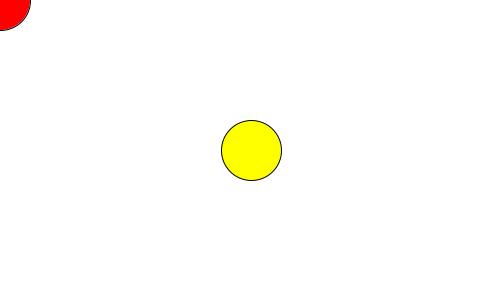
Frame 1 (no input)
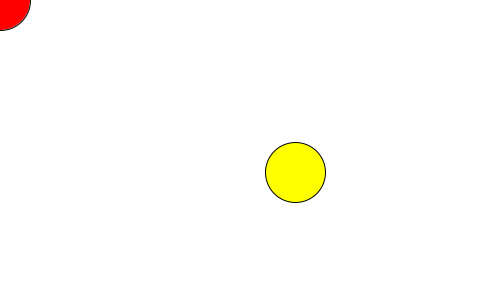
Frame 60 (the mouse pressed at the canvas centre just before this capture)
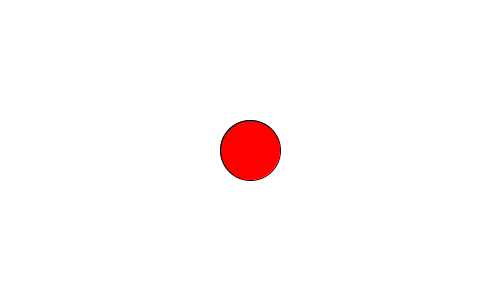
Frame 120 (the mouse held since frame 60 and released just before this capture)

The Processing sketch that drew these frames (run headless with seeded random() and noise(); from frame 60 on, the mouse is pressed at the canvas centre):

// Processing sketch: week14_5_airhocky_part5_friction
// ── week14_5_airhocky_part5_friction.pde
// week14_5_airhocky_part5_friction
// 修改自 week14_4_airhocky_part4_mouse_move_velocity
// 把手的速度,也考慮進去
void setup(){
  size(500,300);
}
float x = 250, y = 150, vx = 1, vy = 0.5;
void draw(){
  background(255);
  float x2 = x+vx, y2 = y+vy;
  if(x2<30 || x2>470) vx = -vx;
  if(y2<30 || y2>270) vy = -vy;
  x += vx;
  y += vy;
  vx *= 0.99; // friction 摩擦力,讓速度變慢
  vy *= 0.99;
  fill(#ffff00); ellipse(x, y, 60, 60);
  fill(#ff0000); ellipse(mouseX, mouseY, 60,60);
  if(dist(x,y,mouseX,mouseY)<60) {
    line(x,y, mouseX, mouseY); // 輔助線
    float dx = x - mouseX; // 推的方向
    float dy = y - mouseY; // 推的方向(法向量N)
    PVector N = new PVector(dx,dy).normalize(); // 單位法向量 Normal
    float nx = N.x, ny = N.y; 
    PVector v = new PVector(vx,vy);
    PVector mm = new PVector(mouseX-pmouseX, mouseY-pmouseY); // mouse移動的速度
    float dot = PVector.dot(N,v);
    float dot2 = PVector.dot(N,mm); // 不太確定 dot2 的量是不是對的
    vx += -nx*dot*2 + nx*dot2*2; // 利用內積,算出速度向量的改變量
    vy += -ny*dot*2 + nx*dot2*2; // 不太確定 dot2 的量是不是對的
  }
}
